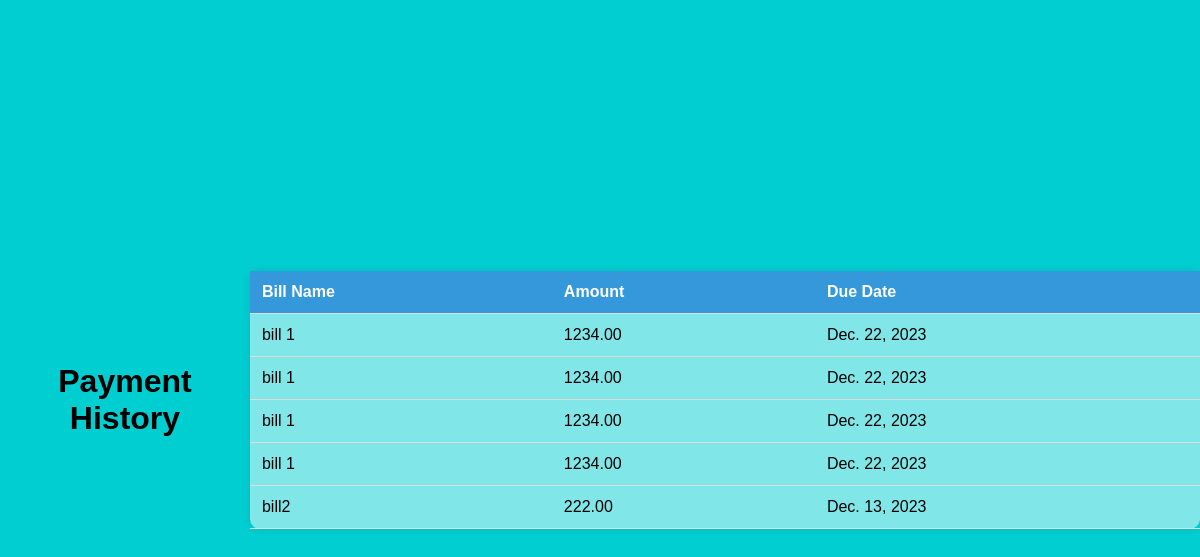
/payment_history/ (signed in), run on an earlier commit of the app's database.
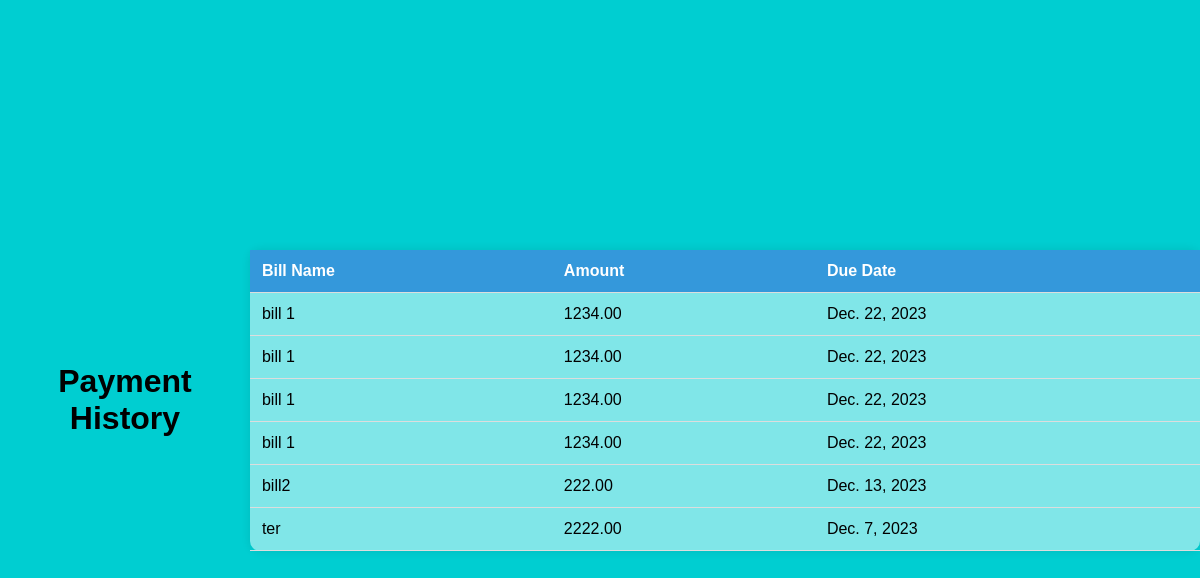
And on a later commit of the database.
### mod1/models.py (models this page shows, shortened)
class CustomBill(models.Model):
    user = models.ForeignKey(CustomUser, on_delete=models.CASCADE)
    category = models.ForeignKey(BillCategory, on_delete=models.SET_NULL, null=True, blank=True)
    bill_name = models.CharField(max_length=255)
    amount = models.DecimalField(max_digits=10, decimal_places=2)
    due_date = models.DateField()

### mod1/views.py (the view)
# urls.py: path('payment_history/', views.payment_history, name='payment_history'),
@login_required
def payment_history(request):
    custom_bills = CustomBill.objects.filter(user=request.user)
    return render(request, 'payment_history.html', {'custom_bills': custom_bills})

### templates/payment_history.html (shortened to what this page needs)
<!DOCTYPE html>
<html lang="en">
<head>
</head>
<body>
    <h1>Payment History</h1>
    <table>
        <thead>
            <tr>
                <th>Bill Name</th>
                <th>Amount</th>
                <th>Due Date</th>
            </tr>
        </thead>
        <tbody>
            {% for bill in custom_bills %}
                <tr>
                    <td>{{ bill.bill_name }}</td>
                    <td>{{ bill.amount }}</td>
                    <td>{{ bill.due_date }}</td>
                </tr>
            {% endfor %}
        </tbody>
    </table>
</body>
</html>

### templates/payment_history.html (style rules this page uses)
body { background-color: #00CED1; font-family: 'Poppins', sans-serif; color: #000000; margin: 0; padding: 0; display: flex; justify-content: center; align-items: center; height: 100vh; }
h1 { text-align: center; color: #000000; }
table { width: 80%; border-collapse: collapse; margin: 20px auto; background-color: rgba(255, 255, 255, 0.5); border-radius: 10px; box-shadow: 0 0 10px rgba(8, 7, 16, 0.1); }
thead { background-color: #3498db; color: #fff; }
th, td { padding: 12px; text-align: left; border-bottom: 1px solid #ddd; }

What changed in the data, as far as the page shows it:
added CustomBill: bill_name "ter", amount "2222.00", due_date "Dec. 7, 2023"
